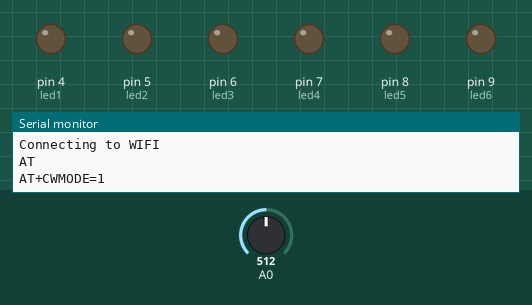
The sketch below on a simulated Arduino Uno, built with avr-gcc and run on an emulated ATmega328P. Shown: output pins drawn as LEDs (lit = HIGH), the last lines printed to the serial monitor. The test bench sets the inputs (shaded band); at power-on: A0 = 512. The modem accepts every AT command (registered, SIM ready, sends succeed) and sends nothing else.

Above: at 0.1 s.
At 8.1 s:
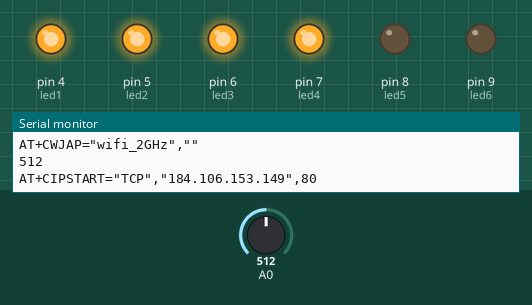
Timing chart, 0 to 9.6 s (numbered marks = the images above):
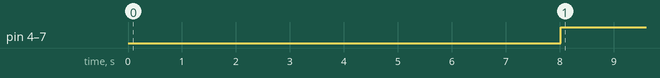

The sketch:

ConnectedTomatos.ino
```cpp
/*
2015-04-26 Protoyp för att larma om växer behöver vattnas dvs om jorden är för torr
Anton 8år - anton.deibe@hotmail.com
*/

#include <SoftwareSerial.h>

#define IP "184.106.153.149" // thingspeak.com
String GET = "GET /update?key=JFNSNEA2C9083PGD&field1=";

SoftwareSerial esp8266(10, 11); // RX, TX

#define SSID        "wifi_2GHz"
#define PASS        ""

#define DEBUG true

int led1 = 4; int led2 = 5; int led3 = 6; int led4 = 7; int led5 = 8; int led6 = 9;

void setup()
{
  Serial.begin(9600);
  esp8266.begin(115200);

  pinMode(led1, OUTPUT);
  pinMode(led2, OUTPUT);
  pinMode(led3, OUTPUT);
  pinMode(led4, OUTPUT);
  pinMode(led5, OUTPUT);
  pinMode(led6, OUTPUT);


  Serial.println("Hello Connected Tomatos - Version 0.1");
  Serial.println("Connecting to WIFI");
  while (!connectWiFi())
  {
    Serial.println("Connecting to WIFI");
  }

  //connectWiFi();
}

void loop()
{
  int sensorValue = analogRead(0);
  Serial.println(sensorValue);
  if (sensorValue >= 820)
  {
    digitalWrite(led1, LOW);
    digitalWrite(led2, LOW);
    digitalWrite(led3, LOW);
    digitalWrite(led4, LOW);
    digitalWrite(led5, LOW);
    digitalWrite(led6, HIGH);
  }
  else if (sensorValue >= 615 && sensorValue < 820)
  {
    digitalWrite(led1, LOW);
    digitalWrite(led2, LOW);
    digitalWrite(led3, LOW);
    digitalWrite(led4, HIGH);
    digitalWrite(led5, HIGH);
    digitalWrite(led6, LOW);
  }
  else if (sensorValue >= 410 && sensorValue < 615)
  {
    digitalWrite(led1, HIGH);
    digitalWrite(led2, HIGH);
    digitalWrite(led3, HIGH);
    digitalWrite(led4, HIGH);
    digitalWrite(led5, LOW);
    digitalWrite(led6, LOW);
  }
  else if (sensorValue >= 250 && sensorValue < 410)
  {
    digitalWrite(led1, HIGH);
    digitalWrite(led2, HIGH);
    digitalWrite(led3, HIGH);
    digitalWrite(led4, LOW);
    digitalWrite(led5, LOW);
    digitalWrite(led6, LOW);
  }
  else if (sensorValue >= 0 && sensorValue < 250)
  {
    digitalWrite(led1, HIGH);
    digitalWrite(led2, LOW);
    digitalWrite(led3, LOW);
    digitalWrite(led4, LOW);
    digitalWrite(led5, LOW);
    digitalWrite(led6, LOW);
  }

  char buffer[4];
  String s = dtostrf(sensorValue, 4, 1, buffer);

  updateSensor(s);
  delay(60000);
}

boolean connectWiFi(){
  Serial.println("AT");
  Serial.println("AT+CWMODE=1");
  esp8266.println("AT");
  delay(1000);
  esp8266.println("AT+CWMODE=1");
  delay(2000);
  esp8266.println("AT+RST\r\n");

  String cmd="AT+CWJAP=\"";
  cmd+=SSID;
  cmd+="\",\"";
  cmd+=PASS;
  cmd+="\"";
  Serial.println(cmd);
  esp8266.println(cmd);
  delay(5000);
  esp8266.println("AT+CIFSR");
  if(esp8266.find("OK"))
  {
    return true;
  }
  else
  {
    return false;
  }
}

void updateSensor(String sensorValue){
  String cmd = "AT+CIPSTART=\"TCP\",\"";
  cmd += IP;
  cmd += "\",80";
  Serial.println(cmd);
  esp8266.println(cmd);
  delay(3000);
  if(esp8266.find("Error")){
    Serial.println("Failed to update backend");
    return;
  }
  cmd = GET;
  cmd += sensorValue;
  cmd += "\r\n";

  //print to debug what to send. this is not sent to server if esp8266 doesnt return a > sign
  Serial.println(cmd);
  Serial.print("AT+CIPSEND=");
  Serial.println(cmd.length());

  esp8266.print("AT+CIPSEND=");
  esp8266.println(cmd.length());
  Serial.println("Success update");
  esp8266.print(cmd);
  delay(1000);
  Serial.println("AT+CIPCLOSE");
  Serial.println("Close connection");
  esp8266.println("AT+CIPCLOSE");
}
```

Measured:
- by itself, pin 4 (led1), pin 5 (led2), pin 6 (led3), pin 7 (led4): LOW → HIGH at 8.0 s
